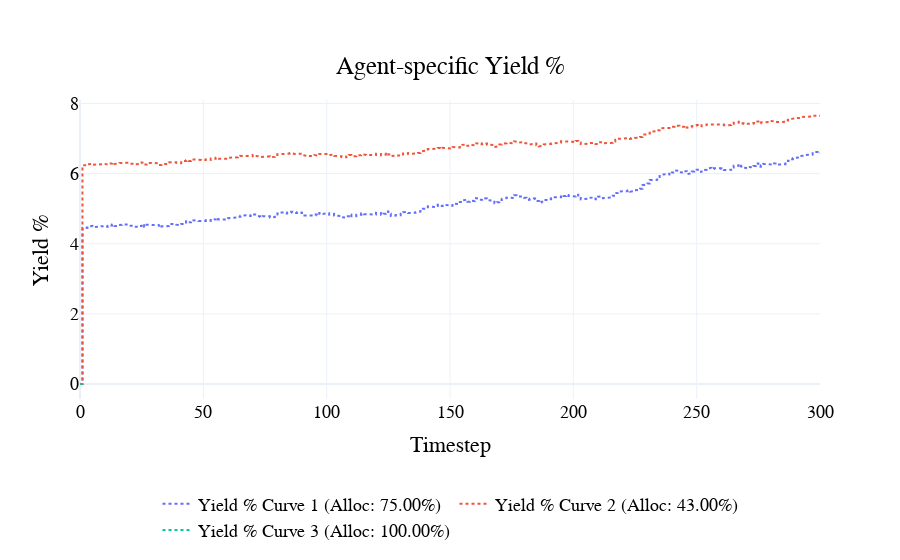

The cell this chart's notebook holds for it:
### Code cell
visualizations.plot_yield_pct(
    df, init_agent_eth_alloc
)

### Figure 1 — Plotly figure (JSON) as saved in the notebook; plotly's stock layout.template omitted (floating-point values rounded to 4 significant figures; data arrays with more than 128 entries replaced by an {"elided": "..."} marker saying what was removed)
{"data": [{"line": {"dash": "dot", "width": 2}, "name": "Yield % Curve 1 (Alloc: 75.00%)", "type": "scatter", "x": {"elided": "1501 int values"}, "y": {"elided": "1501 float values"}}, {"line": {"dash": "dot", "width": 2}, "name": "Yield % Curve 2 (Alloc: 43.00%)", "type": "scatter", "x": {"elided": "1501 int values"}, "y": {"elided": "1501 float values"}}, {"line": {"dash": "dot", "width": 2}, "name": "Yield % Curve 3 (Alloc: 100.00%)", "type": "scatter", "x": {"elided": "1501 int values"}, "y": {"elided": "1501 int values"}}], "layout": {"font": {"color": "black", "family": "Arial", "size": 18}, "hovermode": "x unified", "legend": {"orientation": "h", "x": 0.5, "xanchor": "center", "y": -0.5, "yanchor": "bottom"}, "paper_bgcolor": "rgba(255, 255, 255, 1)", "plot_bgcolor": "rgba(255, 255, 255, 1)", "title": {"text": "Agent-specific Yield %", "x": 0.5, "xanchor": "center", "y": 0.9, "yanchor": "top"}, "xaxis": {"title": {"text": "Timestep"}}, "yaxis": {"title": {"text": "Yield %"}}}}
